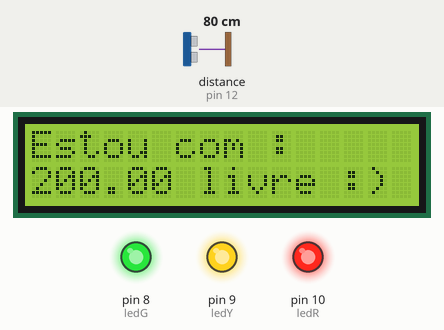
Recording of a sketch running on a simulated Arduino Uno, built with avr-gcc and run on an emulated ATmega328P. Parts: 16×2 character LCD, output pins drawn as LEDs (lit = HIGH). The inputs (shaded band) are chosen by the test bench; at power-on: distance to the obstacle (sensor on pin 12) 80 cm. The echo pulse lasts 58.3 µs per cm; what the sketch prints to the serial monitor is not drawn.

Above: at 1.2 s.
1.3 s: distance to the obstacle (sensor on pin 12) set to 2 cm
At 4.1 s:
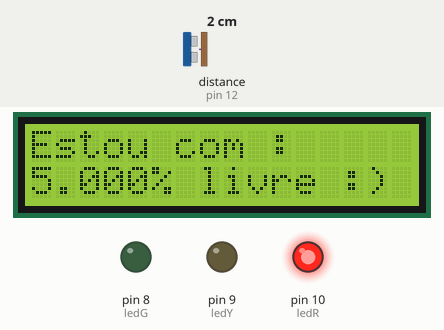
4.5 s: distance to the obstacle (sensor on pin 12) set to 4 cm
At 6.2 s:
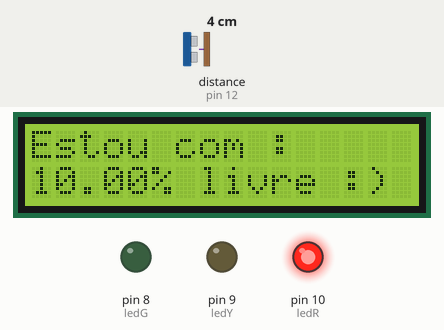
6.6 s: distance to the obstacle (sensor on pin 12) set to 7 cm
At 8.9 s:
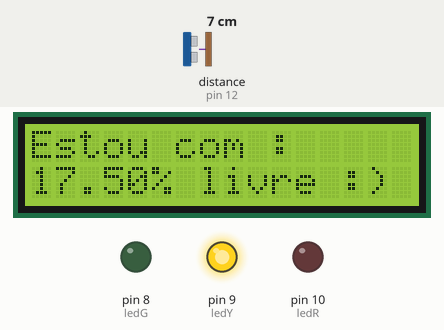
9.6 s: distance to the obstacle (sensor on pin 12) set to 14 cm
At 11.0 s:
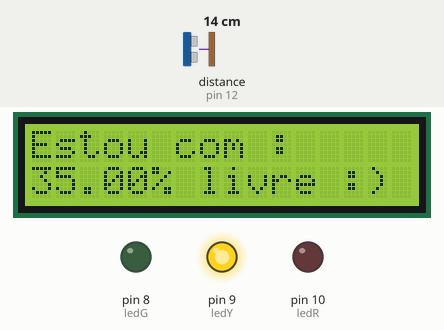
11.6 s: distance to the obstacle (sensor on pin 12) set to 18 cm
At 13.8 s:
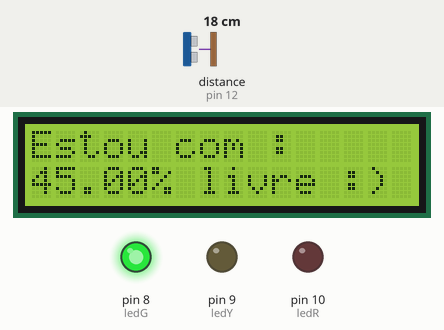
14.6 s: distance to the obstacle (sensor on pin 12) set to 60 cm
At 15.9 s:
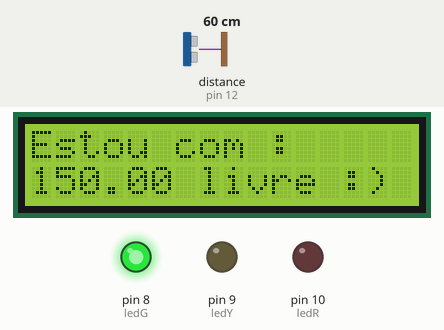
Timing chart, 0 to 17.7 s (numbered marks = the images above; inputs shaded):
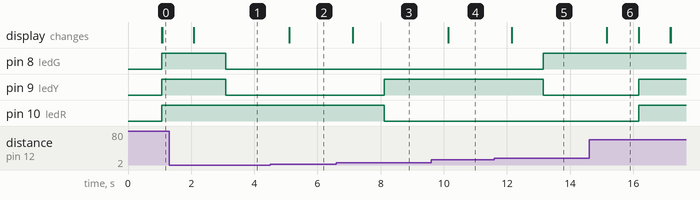

The sketch:

SmartTrashCan.ino
```cpp
#include <HCSR04.h>
#include <LiquidCrystal.h> // inclui a biblioteca para uso do Display LCD
// inicializa um objeto nos pinos para acesso as funções do LCD
const int RS = 7, EN = 6, D4 = 5, D5 = 4, D6 = 3, D7 = 2;
LiquidCrystal lcd(RS, EN, D4, D5, D6, D7);

UltraSonicDistanceSensor distanceSensor(13, 12);  // Inicia o sensor usando as portas digitais 13(trigger) e 12(echo)

int ledG = 8;
int ledY = 9;
int ledR = 10;

void setup(){
  // Configura o LCD com os número de colunas e linhas
  lcd.begin(16, 2); // 16 colunas e 2 linhas

  // Limpa o LCD
  lcd.clear();
  Serial.begin(9600);
  pinMode(ledG, OUTPUT); // verde
  pinMode(ledY, OUTPUT); // amarelo
  pinMode(ledR, OUTPUT); // vermelho
}

void loop(){
   float distancia = distanceSensor.measureDistanceCm();
   float porcent = distancia/40*100;

  Serial.println(distancia);

  // posiciona o cursor do LCD
  lcd.setCursor(0, 0); // (coluna 0, linha 2)
  lcd.print("Estou com :"); // Imprime mensagem
  // posiciona o cursor do LCD
  lcd.setCursor(0, 1); // (coluna 0, linha 2)
  lcd.print(porcent); // Imprime mensagem
  delay(1000);
  // posiciona o cursor do LCD
  lcd.setCursor(5, 1); // (coluna 0, linha 2)
  lcd.print("% livre :)"); // Imprime mensagem


  // Leds piscadores

  if(porcent < 15){
    digitalWrite(ledG, LOW);
    digitalWrite(ledY, LOW);
    digitalWrite(ledR, HIGH);
  }
  else if (porcent >= 15 && porcent <= 40){
    digitalWrite(ledG, LOW);
    digitalWrite(ledR, LOW);
    digitalWrite(ledY, HIGH);
  }
  else if (porcent > 40 && porcent <= 100){
    digitalWrite(ledG, HIGH);
    digitalWrite(ledY, LOW);
    digitalWrite(ledR, LOW);
  }
  else if (porcent > 100){
    digitalWrite(ledG, HIGH);
    digitalWrite(ledY, HIGH);
    digitalWrite(ledR, HIGH);

  }
}
```

Measured:
- the behaviour switches between 5 and 6 cm on distance to the obstacle (sensor on pin 12) (found by bisection; images 2 and 3)
- the behaviour switches between 16 and 17 cm on distance to the obstacle (sensor on pin 12) (found by bisection; images 4 and 5)
- after the input at 1.3 s, pin 8 (ledG), pin 9 (ledY): HIGH → LOW after 1.8 s; the display: first differs from a run without the input after 0.79 s (image 1)
- after the input at 4.5 s, the display: changes after 0.60 s (image 2)
- after the input at 6.6 s, pin 9 (ledY): LOW → HIGH after 1.5 s; pin 10 (ledR): HIGH → LOW after 1.5 s; the display: changes after 0.52 s (image 3)
- after the input at 9.6 s, the display: changes after 0.53 s (image 4)
- after the input at 11.6 s, pin 8 (ledG): LOW → HIGH after 1.5 s; pin 9 (ledY): HIGH → LOW after 1.5 s; the display: changes after 0.54 s (image 5)
- after the input at 14.6 s, pin 9 (ledY), pin 10 (ledR): LOW → HIGH after 1.6 s; the display: changes after 0.57 s (image 6)
